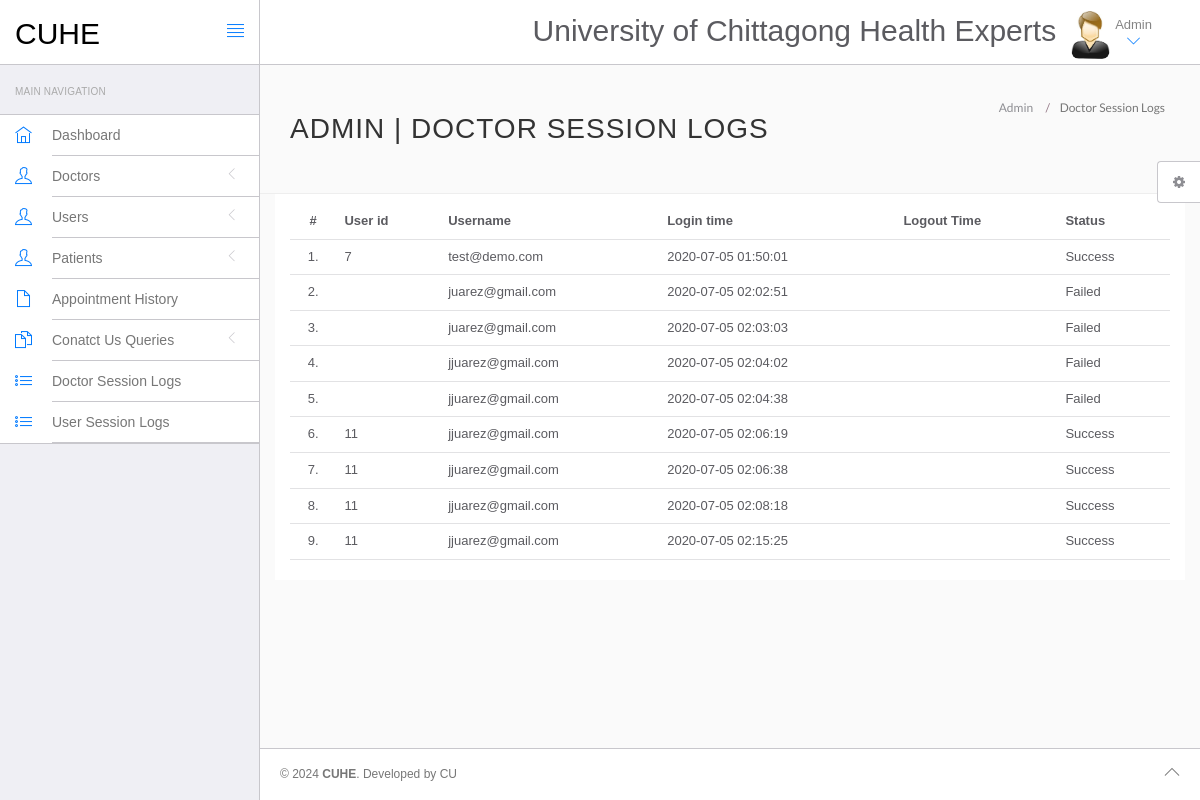
The page /cuhe/hms/admin/doctor-logs.php (signed in) on the database its author committed.
### tables this page shows
CREATE TABLE `doctorslog` (
  `id` int(11) NOT NULL,
  `uid` int(11) DEFAULT NULL,
  `username` varchar(255) DEFAULT NULL,
  `userip` binary(16) DEFAULT NULL,
  `loginTime` timestamp NULL DEFAULT current_timestamp(),
  `logout` varchar(255) DEFAULT NULL,
  `status` int(11) DEFAULT NULL
);

### cuhe/hms/admin/doctor-logs.php (the view, shortened to what this page needs)
<?php
include('include/config.php');
?>
<!DOCTYPE html>
<html lang="en">
	<head>
		<link rel="stylesheet" href="vendor/bootstrap/css/bootstrap.min.css">
		<link rel="stylesheet" href="vendor/fontawesome/css/font-awesome.min.css">
		<link rel="stylesheet" href="vendor/themify-icons/themify-icons.min.css">
		<link href="vendor/animate.css/animate.min.css" rel="stylesheet" media="screen">
		<link href="vendor/perfect-scrollbar/perfect-scrollbar.min.css" rel="stylesheet" media="screen">
		<link href="vendor/switchery/switchery.min.css" rel="stylesheet" media="screen">
		<link href="vendor/bootstrap-touchspin/jquery.bootstrap-touchspin.min.css" rel="stylesheet" media="screen">
		<link href="vendor/select2/select2.min.css" rel="stylesheet" media="screen">
		<link href="vendor/bootstrap-datepicker/bootstrap-datepicker3.standalone.min.css" rel="stylesheet" media="screen">
		<link href="vendor/bootstrap-timepicker/bootstrap-timepicker.min.css" rel="stylesheet" media="screen">
		<link rel="stylesheet" href="assets/css/styles.css">
		<link rel="stylesheet" href="assets/css/plugins.css">
		<link rel="stylesheet" href="assets/css/themes/theme-1.css" id="skin_color" />
	</head>
	<body>
		<div id="app">
<?php include('include/sidebar.php');?>
			<div class="app-content">
					<?php include('include/header.php');?>
				<div class="main-content" >
					<div class="wrap-content container" id="container">
						<section id="page-title">
							<div class="row">
								<div class="col-sm-8">
									<h1 class="mainTitle">Admin  | Doctor Session Logs</h1>
																	</div>
								<ol class="breadcrumb">
									<li>
										<span>Admin </span>
									</li>
									<li class="active">
										<span>Doctor Session Logs</span>
									</li>
								</ol>
							</div>
						</section>
						<div class="container-fluid container-fullw bg-white">
									<div class="row">
								<div class="col-md-12">
									<table class="table table-hover" id="sample-table-1">
										<thead>
											<tr>
												<th class="center">#</th>
												<th class="hidden-xs">User id</th>
												<th>Username</th>
												<th>Login time</th>
												<th>Logout Time </th>
												<th> Status </th>
											</tr>
										</thead>
										<tbody>
<?php
$sql=mysqli_query($con,"select * from doctorslog ");
$cnt=1;
while($row=mysqli_fetch_array($sql))
{
?>
											<tr>
												<td class="center"><?php echo $cnt;?>.</td>
												<td class="hidden-xs"><?php echo $row['uid'];?></td>
												<td class="hidden-xs"><?php echo $row['username'];?></td>
												<td><?php echo $row['loginTime'];?></td>
												<td><?php echo $row['logout'];?></td>
												<td>
<?php if($row['status']==1)
{
	echo "Success";
}
else
{
	echo "Failed";
}?>
</td>
											</tr>
											<?php
$cnt=$cnt+1;
											 }?>
										</tbody>
									</table>
								</div>
							</div>
								</div>
					</div>
				</div>
			</div>
	<?php include('include/footer.php');?>
	<?php include('include/setting.php');?>
	</body>
</html>

### cuhe/hms/admin/include/sidebar.php (shortened to what this page needs)
<div class="sidebar app-aside" id="sidebar">
				<div class="sidebar-container perfect-scrollbar">
<nav>
						<div class="navbar-title">
							<span>Main Navigation</span>
						</div>
						<ul class="main-navigation-menu">
							<li>
								<a href="dashboard.php">
									<div class="item-content">
										<div class="item-media">
											<i class="ti-home"></i>
										</div>
										<div class="item-inner">
											<span class="title"> Dashboard </span>
										</div>
									</div>
								</a>
							</li>
							<li>
								<a href="javascript:void(0)">
									<div class="item-content">
										<div class="item-media">
											<i class="ti-user"></i>
										</div>
										<div class="item-inner">
											<span class="title"> Doctors </span><i class="icon-arrow"></i>
										</div>
									</div>
								</a>
								</li>
				<li>
								<a href="javascript:void(0)">
									<div class="item-content">
										<div class="item-media">
											<i class="ti-user"></i>
										</div>
										<div class="item-inner">
											<span class="title"> Users </span><i class="icon-arrow"></i>
										</div>
									</div>
								</a>
								</li>
								<li>
								<a href="javascript:void(0)">
									<div class="item-content">
										<div class="item-media">
											<i class="ti-user"></i>
										</div>
										<div class="item-inner">
											<span class="title"> Patients </span><i class="icon-arrow"></i>
										</div>
									</div>
								</a>
								</li>
<li>
								<a href="appointment-history.php">
									<div class="item-content">
										<div class="item-media">
											<i class="ti-file"></i>
										</div>
										<div class="item-inner">
											<span class="title"> Appointment History </span>
										</div>
									</div>
								</a>
							</li>
				<li>
								<a href="javascript:void(0)">
									<div class="item-content">
										<div class="item-media">
											<i class="ti-files"></i>
										</div>
										<div class="item-inner">
											<span class="title"> Conatct Us Queries </span><i class="icon-arrow"></i>
										</div>
									</div>
								</a>
								</li>
	<li>
								<a href="doctor-logs.php">
									<div class="item-content">
										<div class="item-media">
											<i class="ti-list"></i>
										</div>
										<div class="item-inner">
											<span class="title"> Doctor Session Logs </span>
										</div>
									</div>
								</a>
							</li>
							<li>
								<a href="user-logs.php">
									<div class="item-content">
										<div class="item-media">
											<i class="ti-list"></i>
										</div>
										<div class="item-inner">
											<span class="title"> User Session Logs </span>
										</div>
									</div>
								</a>
							</li>
					</nav>
					</div>
			</div>

### cuhe/hms/admin/include/header.php (shortened to what this page needs)
<header class="navbar navbar-default navbar-static-top">
					<div class="navbar-header">
						<a class="navbar-brand" href="#">
							<h2 style="padding-top:20%; color:#000 ">CUHE</h2>
						</a>
						<a href="#" class="sidebar-toggler pull-right visible-md visible-lg" data-toggle-class="app-sidebar-closed" data-toggle-target="#app">
							<i class="ti-align-justify"></i>
						</a>
					</div>
					<div class="navbar-collapse collapse">
						<ul class="nav navbar-right">
								<li  style="padding-top:2% ">
								<h2>University of Chittagong Health Experts</h2>
							</li>
							<li class="dropdown current-user">
								<a href class="dropdown-toggle" data-toggle="dropdown">
									<img src="assets/images/images.jpg" > <span class="username">
			Admin
									<i class="ti-angle-down"></i></i></span>
								</a>
							</li>
						</ul>
					</div>
				</header>

### cuhe/hms/admin/include/footer.php
<footer>
				<div class="footer-inner">
					<div class="pull-left">
						&copy; <span class="current-year"></span><span class="text-bold text-uppercase"> CUHE</span>. <span>Developed by CU</span>
					</div>
					<div class="pull-right">
						<span class="go-top"><i class="ti-angle-up"></i></span>
					</div>
				</div>
			</footer>

### cuhe/hms/admin/include/setting.php (shortened to what this page needs)
<div class="settings panel panel-default hidden-xs hidden-sm" id="settings">
				<button ct-toggle="toggle" data-toggle-class="active" data-toggle-target="#settings" class="btn btn-default">
					<i class="fa fa-spin fa-gear"></i>
				</button>
				</div>
			</div>

### cuhe/hms/admin/assets/css/plugins.css (style rules this page uses)
.perfect-scrollbar { overflow-y: hidden !important; }

### cuhe/hms/admin/assets/css/themes/theme-1.css (style rules this page uses)
body { background: #FAFAFA; }
header .navbar-header { background: #ffffff !important; border-right-color: #c8c7cc !important; border-bottom-color: #c8c7cc !important; }
header .navbar-header .sidebar-toggler, header .navbar-header .sidebar-mobile-toggler { color: #007aff !important; }
header .navbar-header .navbar-brand { color: #777 !important; }
header .navbar-collapse { background: #ffffff !important; border-bottom-color: #c8c7cc !important; box-shadow: none !important; }
header .navbar-collapse .navbar-right > li > a { color: #777; }
header .navbar-collapse .navbar-right > li > a i { color: #007aff !important; }
#sidebar { background: #EFEFF4 !important; }
#sidebar:before { border-right-width: "1px" !important; border-right-style: solid; border-right-color: #c8c7cc !important; }
#sidebar nav { border-right-width: "1px" !important; border-right-style: solid; border-right-color: #c8c7cc !important; }
#sidebar nav .navbar-title { color: #aaaaaa; }
#sidebar nav > ul { background: #ffffff !important; border-bottom-color: #c8c7cc !important; border-top-color: #c8c7cc !important; }
#sidebar nav > ul > li > a .item-media > i { color: #007aff !important; }
#sidebar nav > ul > li > a .item-inner { color: #777 !important; border-bottom-color: #c8c7cc; }
#app > footer { background: #ffffff !important; border-top-color: #c8c7cc !important; color: #777; }

### rows shown on the page
doctorslog: uid "7", username "test@demo.com", loginTime "2020-07-05 01:50:01", status "Success"
doctorslog: username "juarez@gmail.com", loginTime "2020-07-05 02:02:51", status "Failed"
doctorslog: username "juarez@gmail.com", loginTime "2020-07-05 02:03:03", status "Failed"
doctorslog: username "jjuarez@gmail.com", loginTime "2020-07-05 02:04:02", status "Failed"
doctorslog: username "jjuarez@gmail.com", loginTime "2020-07-05 02:04:38", status "Failed"
doctorslog: uid "11", username "jjuarez@gmail.com", loginTime "2020-07-05 02:06:19", status "Success"
doctorslog: uid "11", username "jjuarez@gmail.com", loginTime "2020-07-05 02:06:38", status "Success"
doctorslog: uid "11", username "jjuarez@gmail.com", loginTime "2020-07-05 02:08:18", status "Success"
doctorslog: uid "11", username "jjuarez@gmail.com", loginTime "2020-07-05 02:15:25", status "Success"
